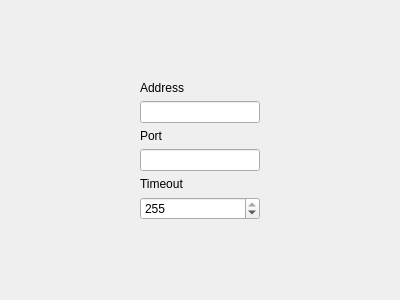
<?xml version="1.0" encoding="UTF-8"?>
<ui version="4.0">
 <class>ConfigureUdpDevicePage</class>
 <widget class="QWizardPage" name="ConfigureUdpDevicePage">
  <property name="geometry"><rect><x>0</x><y>0</y><width>400</width><height>300</height></rect></property><property name="sizePolicy"><sizepolicy hsizetype="Expanding" vsizetype="Expanding"><horstretch>0</horstretch><verstretch>0</verstretch></sizepolicy></property><property name="minimumSize"><size><width>320</width><height>240</height></size></property>
  <property name="windowTitle">
   <string>WizardPage</string>
  </property>
  <property name="title">
   <string>Device configuration</string>
  </property>
  <layout class="QVBoxLayout" name="verticalLayout">
   <item>
    <widget class="QStackedWidget" name="stackedWidget">
     <widget class="QWidget" name="page">
      <layout class="QGridLayout" name="gridLayout">
       <item row="1" column="1">
        <widget class="QLabel" name="lAddress">
         <property name="text">
          <string>Address</string>
         </property>
        </widget>
       </item>
       <item row="3" column="1">
        <widget class="QLineEdit" name="leAddress"/>
       </item>
       <item row="5" column="0">
        <spacer name="horizontalSpacer">
         <property name="orientation">
          <enum>Qt::Horizontal</enum>
         </property>
         <property name="sizeHint" stdset="0">
          <size>
           <width>40</width>
           <height>20</height>
          </size>
         </property>
        </spacer>
       </item>
       <item row="6" column="1">
        <widget class="QLabel" name="lTimeout">
         <property name="text">
          <string>Timeout</string>
         </property>
        </widget>
       </item>
       <item row="0" column="1">
        <spacer name="verticalSpacer">
         <property name="orientation">
          <enum>Qt::Vertical</enum>
         </property>
         <property name="sizeHint" stdset="0">
          <size>
           <width>20</width>
           <height>40</height>
          </size>
         </property>
        </spacer>
       </item>
       <item row="5" column="2">
        <spacer name="horizontalSpacer_2">
         <property name="orientation">
          <enum>Qt::Horizontal</enum>
         </property>
         <property name="sizeHint" stdset="0">
          <size>
           <width>40</width>
           <height>20</height>
          </size>
         </property>
        </spacer>
       </item>
       <item row="5" column="1">
        <widget class="QLineEdit" name="lePort"/>
       </item>
       <item row="8" column="1">
        <spacer name="verticalSpacer_2">
         <property name="orientation">
          <enum>Qt::Vertical</enum>
         </property>
         <property name="sizeHint" stdset="0">
          <size>
           <width>20</width>
           <height>40</height>
          </size>
         </property>
        </spacer>
       </item>
       <item row="4" column="1">
        <widget class="QLabel" name="lPort">
         <property name="text">
          <string>Port</string>
         </property>
        </widget>
       </item>
       <item row="7" column="1">
        <widget class="QSpinBox" name="sbTimeout">
         <property name="toolTip">
          <string>Timeout in seconds after which the device returns to normal mode if no data is sent by Prismatik.
Setting this to 255 disables the timeout and the device will keep the last received colors if no more data is sent.
It's recommended to not use &quot;Send data only if colors changed&quot; setting with a short timeout value.</string>
         </property>
         <property name="minimum">
          <number>1</number>
         </property>
         <property name="maximum">
          <number>255</number>
         </property>
         <property name="value">
          <number>255</number>
         </property>
        </widget>
       </item>
      </layout>
     </widget>
     <widget class="QWidget" name="page_2"/>
    </widget>
   </item>
  </layout>
 </widget>
 <resources/>
 <connections/>
</ui>
